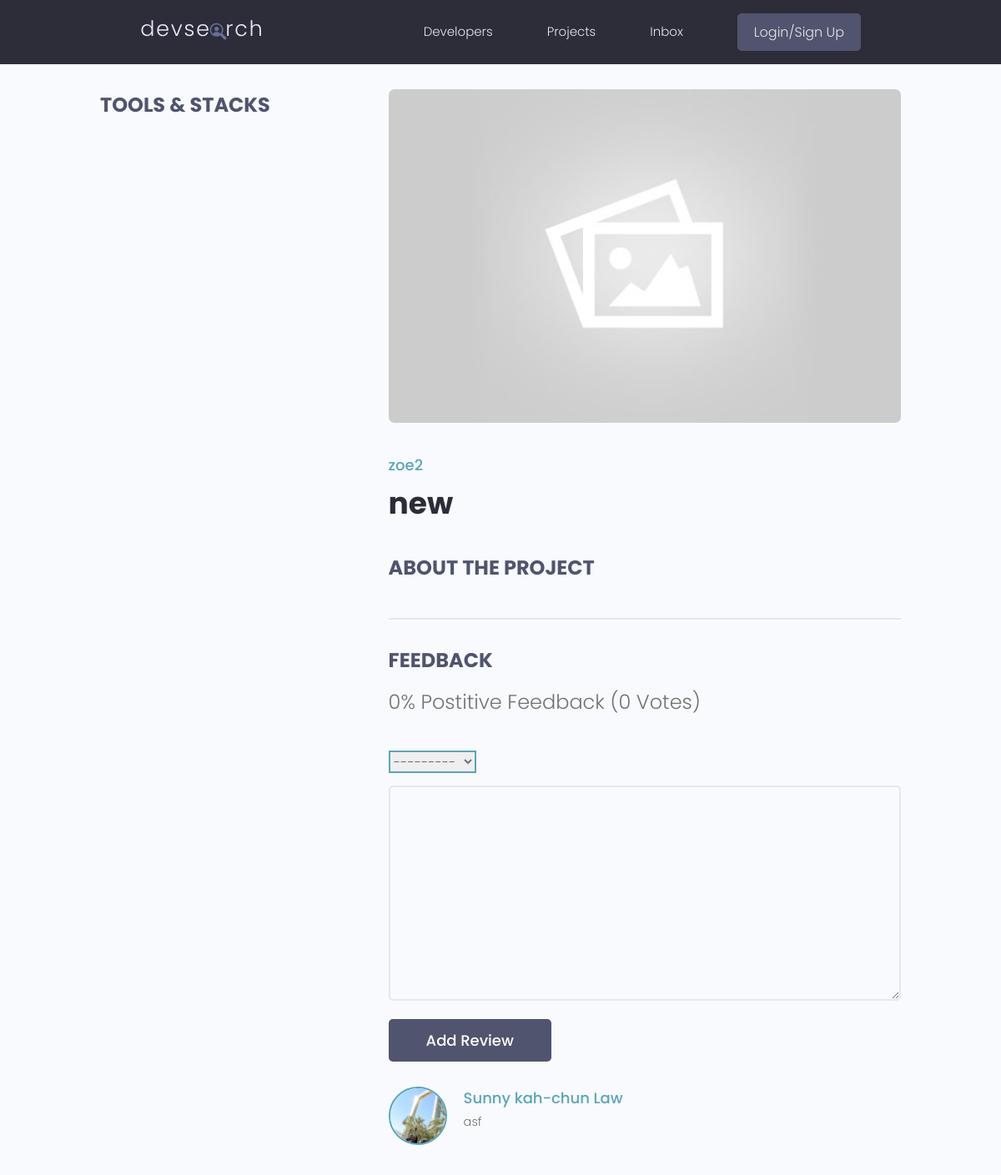
The page /projects/project/7bdc8246-cd2d-4276-9b27-c50a75b2ccde on the database its author committed.
### projects/models.py (models this page shows, shortened)
class Projects(models.Model):
    owner = models.ForeignKey(
        Profile, null=True, blank=True, on_delete=models.SET_NULL)
    title = models.CharField(max_length=200)
    description = models.TextField(null=True, blank=True)
    featured_image = models.ImageField(
        null=True, blank=True, default="default.jpg")
    demo_link = models.CharField(max_length=2000, blank=True)
    source_link = models.CharField(max_length=2000, null=True, blank=True)
    tags = models.ManyToManyField('Tag', blank=True)
    vote_total = models.IntegerField(default=0, null=True, blank=True)
    vote_ratio = models.IntegerField(default=0, null=True, blank=True)
    created = models.DateTimeField(auto_now_add=True)
    id = models.UUIDField(default=uuid.uuid4, unique=True,
                          primary_key=True, editable=False)
    class Meta:
        ordering = ['-created']  # dash makes is ascending order

class Review(models.Model):
    VOTE_TYPE = (
        ('up', 'Up Vote'),
        ('down', 'Down Vote'),
    )
    owner = models.ForeignKey(Profile, on_delete=models.CASCADE, null=True)
    project = models.ForeignKey(Projects, on_delete=models.CASCADE)
    body = models.TextField(null=True, blank=True)
    value = models.CharField(max_length=200, choices=VOTE_TYPE)
    createed = models.DateTimeField(auto_now_add=True)
    id = models.UUIDField(default=uuid.uuid4, unique=True,
                          primary_key=True, editable=False)
    class Meta:
        unique_together = [['owner', 'project']]

### users/models.py (models this page shows, shortened)
class Profile(models.Model):
    user = models.OneToOneField(
        User, on_delete=models.CASCADE, null=True, blank=True)
    name = models.CharField(max_length=200, blank=True, null=True)
    email = models.EmailField(max_length=500, blank=True, null=True)
    username = models.CharField(max_length=200, blank=True, null=True)
    location = models.CharField(max_length=200, blank=True, null=True)
    short_intro = models.CharField(max_length=200, blank=True, null=True)
    bio = models.TextField(blank=True, null=True)
    profile_image = models.ImageField(
        null=True, blank=True, upload_to='profiles/', default="profiles/user-default.png")
    social_github = models.CharField(max_length=200, blank=True, null=True)
    social_twitter = models.CharField(max_length=200, blank=True, null=True)
    social_linkedin = models.CharField(max_length=200, blank=True, null=True)
    social_youtube = models.CharField(max_length=200, blank=True, null=True)
    social_website = models.CharField(max_length=200, blank=True, null=True)
    created = models.DateTimeField(auto_now_add=True)
    id = models.UUIDField(default=uuid.uuid4, unique=True,
                          primary_key=True, editable=False)

### projects/views.py (the view, shortened to what this page needs)
# urls.py: path('project/<str:pk>', views.project, name="project"),
def project(request, pk):
    projectObj = Projects.objects.get(id=pk)
    form = ReviewForm
    return render(request, 'projects/single-project.html', {'project': projectObj, 'form': form})

### projects/templates/projects/single-project.html (shortened to what this page needs)
{% extends 'main.html'%}
{% block content %}
<main class="singleProject my-md">
    <div class="container">
      <div class="layout">
        <div class="column column--1of3">
          <h3 class="singleProject__subtitle">Tools & Stacks</h3>
        </div>
        <div class="column column--2of3">
          <img class="singleProject__preview" src="{{ project.featured_image.url }}" alt="portfolio thumbnail" />
          <a href="profile.html" class="singleProject__developer">{{project.owner.name}}</a>
          <h2 class="singleProject__title">{{project.title}}</h2>
          <h3 class="singleProject__subtitle">About the Project</h3>
          <div class="comments">
            <h3 class="singleProject__subtitle">Feedback</h3>
            <h5 class="project--rating">
                {{project.vote_ratio}}% Postitive Feedback ({{project.vote_total}} Vote{{project.vote_total|pluralize:"s"}})
            </h5>
            <form class="form" action="{% url 'project' project.id %}" method="POST">
              {% for field in form %}
              <div class="form__field">
                {{field}}
              </div>
              {% endfor %}
              <input class="btn btn--sub btn--lg" type="submit" value="Add Review" />
            </form>
            <div class="commentList">
              {% for review in project.review_set.all %}
              {% if review.body %}
              <div class="comment">
                <a href="profile.html">
                  <img class="avatar avatar--md"
                    src="{{review.owner.profile_image.url}}" alt="user" />
                </a>
                <div class="comment__details">
                  <a href="{% url 'user-profile' review.owner.id %}" class="comment__author">{{review.owner.name}}</a>
                  <p class="comment__info">
                   {{review.body|linebreaksbr}}
                  </p>
                </div>
              </div>
              {% endif %}
              {% endfor %}
            </div>
          </div>
        </div>
      </div>
    </div>
  </main>
{% endblock content %}

### static/styles/app.css (style rules this page uses)
:root { --color-sub: #2d2d39; }
.btn--sub { background-color: var(--color-sub-light); }
img { width: 100%; }
.singleProject .column--1of3 { order: 2; }
@media screen and (min-width: 1081px) { .singleProject .column--1of3 { order: 1; } }
@media screen and (min-width: 1081px) { .singleProject .column--2of3 { order: 2; } }
.singleProject__preview { height: 50vh; object-fit: cover; object-position: top center; margin-bottom: 3rem; border-radius: 0.7rem; }
.singleProject__developer { font-size: 1.8rem; font-weight: 500; }
.singleProject__title { font-size: 3.6rem; font-weight: 700; color: var(--color-sub); margin-bottom: 3rem; }
.project--rating { margin-bottom: 1.6em; margin-top: .5em; }
.singleProject__subtitle { text-transform: uppercase; font-size: 2.4rem; font-weight: 700; color: var(--color-sub-light); margin-bottom: 1rem; }
.comments { margin-top: 4rem; padding-top: 3rem; border-top: 2px solid var(--color-light); }
.commentList { margin: 3rem 0; }
.comment { display: flex; gap: 2rem; }
.comment__author { font-size: 1.8rem; }
.comment__info { font-size: 1.45rem; }

### static/uikit/styles/modules/_variables.css (style rules this page uses)
:root { --color-main: #5aa5b9; --color-main-light: #e6faff; --color-sub: #3f4156; --color-sub-light: #51546e; --color-sub-lighter: #ededfd; --color-text: #737373; --color-gray: #8b8b8b; --color-light: #e5e7eb; --color-light-gray: #767676; --color-bg: #f8fafd; --color-white: #fffefd; --color-white-light: #f3f3f3; --color-success: #359e64; --color-success-bg: #def8e8; --color-error: #fc4b0b; --color-error-bg: #fff2ee; --font-base: 'Poppins', arial, helvetica, 'Segoe UI', roboto, ubuntu, sans-serif; --font-monospace: 'Fira Code', 'Courier New', courier, monospace; --font-regular: 300; --font-medium: 500; --font-bold: 700; --generic-shadow: 1px 1px 5px #00000010; --generic-transition: all 0.3s ease-in-out; }

### static/uikit/styles/modules/_base.css (style rules this page uses)
* { margin: 0; padding: 0; box-sizing: border-box; text-rendering: optimizeLegibility; color: inherit; font-size: inherit; }
html { font-size: 50%; }
@media only screen and (min-width: 480px) { html { font-size: 56.25%; } }
@media only screen and (min-width: 1200px) { html { font-size: 62.5%; } }
body { line-height: 1.6; font-weight: 400; font-size: 1.5rem; color: var(--color-text); background-color: var(--color-bg); min-height: 100vh; }

### static/uikit/styles/modules/_typography.css (style rules this page uses)
* { font-family: var(--font-base); }
h2 { font-size: 3.6rem; font-weight: var(--font-bold); }
h3 { font-size: 3.2rem; font-weight: var(--font-medium); }
h5 { font-size: 2.4rem; font-weight: var(--font-medium); }
h5, h6 { font-weight: var(--font-regular); }
p, span, strong { font-size: 1.6rem; color: var(--color-text); font-weight: var(--font-regular); }
a { padding-bottom: 2px; text-decoration: none; display: inline-block; color: var(--color-main); font-weight: var(--font-medium); }

### static/uikit/styles/modules/_utilities.css (style rules this page uses)
.container { width: 92%; max-width: 165rem; margin: 0 auto; box-sizing: border-box; }
@media screen and (min-width: 1000px) { .container { width: 90%; } }
@media screen and (min-width: 1200px) { .container { width: 80%; } }
.my-md { margin: 3rem auto; }

### static/uikit/styles/modules/_avatar.css (style rules this page uses)
.avatar { border-radius: 50%; border: 2px solid var(--color-main); object-fit: cover; }
.avatar--md { height: 7rem; width: 7rem; }

### static/uikit/styles/modules/_button.css (style rules this page uses)
.btn { display: inline-block; position: relative; cursor: pointer; background-color: var(--color-light); font-weight: var(--font-medium); color: var(--color-sub); text-decoration: none; padding: 1rem 2rem; border-radius: 0.5rem; border: none; width: -webkit-fit-content; width: -moz-fit-content; width: fit-content; height: -webkit-fit-content; height: -moz-fit-content; height: fit-content; font-size: 1.6rem; outline-width: 0; outline-color: transparent; -webkit-backface-visibility: hidden; backface-visibility: hidden; transition: all 0.3s ease-in-out; }
.btn--sub { background-color: var(--color-sub); color: var(--color-white); }
.btn--lg { font-size: 1.8rem; padding: 1.2rem 4.5rem; }

### static/uikit/styles/modules/_layout.css (style rules this page uses)
.layout { display: flex; flex-flow: row wrap; justify-content: space-between; }
.layout > .column { margin-bottom: 3rem; }
.layout > .column.column--1of3 { flex-basis: 30%; }
.layout > .column.column--2of3 { flex-basis: 64%; }

### rows shown on the page
Projects: featured_image (placeholder picture), owner.name "zoe2", title "new", vote_ratio "0", vote_total "0"
Review: owner.profile_image (picture), owner.name "Sunny kah-chun Law", body "asf"
